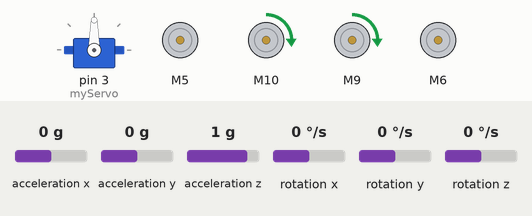
Simulated run of this sketch. Board: Arduino Uno, built with avr-gcc and run on an emulated ATmega328P. Shown: servo, 4 × DC motor (green arrow = forward, orange = backward, longer = faster). The test bench sets the inputs (shaded band); at power-on: rotation z 0 °/s, acceleration x 0 g, acceleration y 0 g, acceleration z 1 g, rotation x 0 °/s, rotation y 0 °/s. What the sketch prints to the serial monitor is not drawn.

Above: at 1.2 s.
1.3 s: rotation z set to -192 °/s
At 2.5 s:
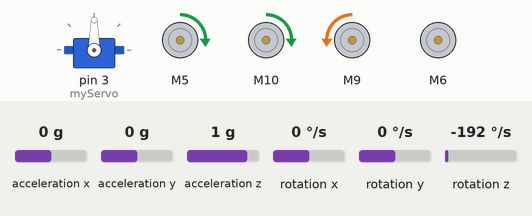
2.8 s: rotation z set to 89 °/s
5.8 s: rotation z set to 94 °/s
At 7.5 s:
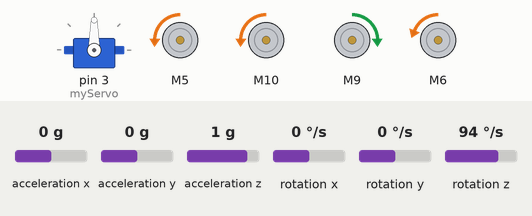
8.8 s: rotation z set to -192 °/s
11.8 s: rotation z set to 5 °/s
At 13.17 s:
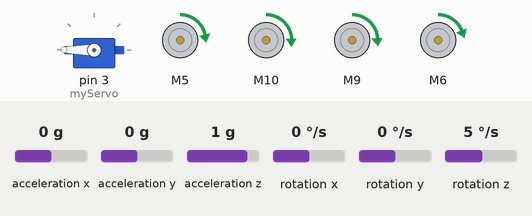
14.8 s: rotation z set to -100 °/s
At 15.2 s:
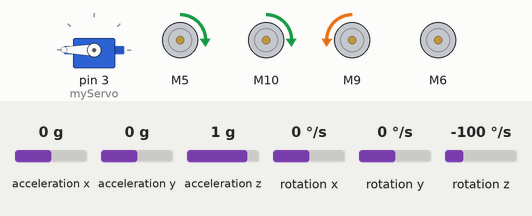
Timing chart, 0 to 24.6 s (numbered marks = the images above; inputs shaded):
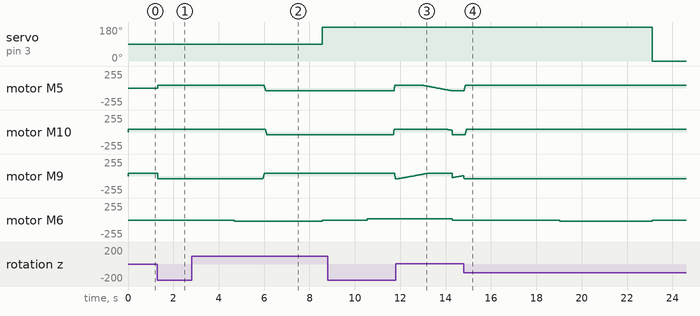

Measured:
- the behaviour switches between 93 and 94 °/s on rotation z (found by bisection; images 1 and 2)
- after the input at 1.3 s, motor M5: stopped → forward 40/255 at once; motor M9: forward 40/255 → backward 40/255 at once
- after the input at 8.8 s, motor M5, motor M10: backward 40/255 → forward 40/255 after 2.9 s; motor M9: forward 40/255 → backward 40/255 after 3.0 s
- after the input at 11.8 s, motor M5: moves from forward 40/255 to backward 40/255 over 1.2 s, starting after 1.2 s; motor M10: moves from forward 40/255 to backward 40/255 over 0.23 s, starting after 2.3 s
- after the input at 14.8 s, motor M5: backward 40/255 → forward 40/255 at once; motor M10: backward 40/255 → forward 40/255 after 0.07 s

The sketch:

servoautomation.ino
```cpp
#include <Wire.h>
#include <MPU6050.h>
#include "CytronMotorDriver.h"

MPU6050 mpu;

#include <Servo.h>  // Include the Servo library

Servo myServo;  // Create a Servo object to control the motor

int angle = 0;  // Initial angle of the servo
//+++++++++++++++++++++++++++++++++++++++++++++++++++++++++++++++++++++++++++++++++++++++++++++++++++++++++++++++++++++++++++++
CytronMD motor1(PWM_DIR, 9, 8);
CytronMD motor2(PWM_DIR, 10,7);
CytronMD motor3(PWM_DIR, 5, 2);
CytronMD motor4(PWM_DIR, 6, 4);
// Timers
unsigned long timer = 0;
float timeStep = 0.01;

// Pitch, Roll and Yaw values

float yaw = 0;


float kp = 0.0;
float ki = 0.0;
float kd = 0.0;

float setP = 0.0;
float error = 0.0;
float Perror = 0.0;
float proportional = 0;
float integral = 0;
float derivative = 0;
float output = 0;

float resultant = 0;
float theta = 0;

float V1 = 0;
float V2 = 0;
float V3 = 0;

int i = 0, j = 0, k = 0, l = 0, m, n, p;
float Vy;
float Vx;
float a = 0;
float b = 0;
float c = 0;


void setup() {
  Serial.begin(115200);

  myServo.attach(3);


  while (!mpu.begin(MPU6050_SCALE_2000DPS, MPU6050_RANGE_2G)) {
    Serial.println("Could not find a valid MPU6050 sensor, check wiring!");
    delay(500);
  }


  mpu.calibrateGyro();

  mpu.setThreshold(1);
}

void loop() {
  timer = millis();


  Vector norm = mpu.readNormalizeGyro();


  yaw = yaw + norm.ZAxis * timeStep;


  if (i <= 1000) {

    Vx = 0;
    Vy = 80;
    i++;
    Serial.print("forward");
  } else if (k <= 800 && i >= 1000) {
    motor4.setSpeed(-20);
    Serial.print("ig32 down ");
    k++;

  } else if (l < 1 && k >= 800) {
    Serial.print("servo on  ");
    myServo.write(180);
    motor4.setSpeed(0);
    delay(2000);

    l++;
  } else if (m <= 800 && l >= 1) {
    motor4.setSpeed(20);
    Serial.print("ig32 up ");
    m++;
  } else if (j <= 1000 && m > 800) {
    j++;
    Vx = 0;
    Vy = -80;
    motor4.setSpeed(0);
    Serial.print("Backward");
  } else if (n <= 800 && j > 1000) {
    motor4.setSpeed(-20);
    Serial.print("ig32 down   ");
    n++;

  } else if (p <= 1 && n > 800) {
    Serial.print("servo off  ");
    myServo.write(0);
    motor4.setSpeed(-0);
    delay(2000);
    p++;
  } else {

    Vx = 0;
    Vy = 0;
    Serial.print("Stop");
  }

  resultant = sqrt((Vx * Vx) + (Vy * Vy));
  theta = atan2(Vy, Vx);
  theta = theta * (180 / 3.14);


  error = setP - yaw;
  proportional = error;
  integral = integral + error;
  derivative = error - Perror;
  Perror = error;

  kp = 6.0;  //5
  ki = 0.0;
  kd = 30.0;  //125

  output = kp * proportional + ki * integral + kd * derivative;

  V1 = resultant * cos(theta * (3.14 / 180));
  V2 = resultant * sin((theta - 30) * (3.14 / 180));
  V3 = resultant * sin((theta + 30) * (3.14 / 180));

  a = V1 + output;
  b = V2 + output;
  c = V3 - output;

  a = constrain(a, -40, 40);
  c = constrain(c, -40, 40);
  b = constrain(b, -40, 40);

  motor3.setSpeed(a);
  motor2.setSpeed(b);  // b
  motor1.setSpeed(c);  // c


  // Output raw

  Serial.print(" Yaw = ");
  Serial.print(yaw);

  Serial.print(" a = ");
  Serial.print(a);
  Serial.print(" b = ");
  Serial.print(b);
  Serial.print(" c = ");
  Serial.println(c);

}
```
